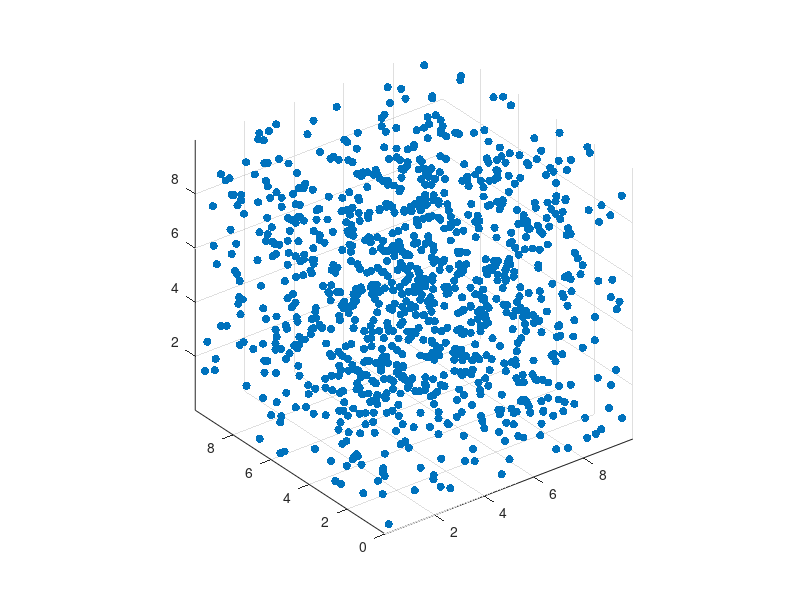
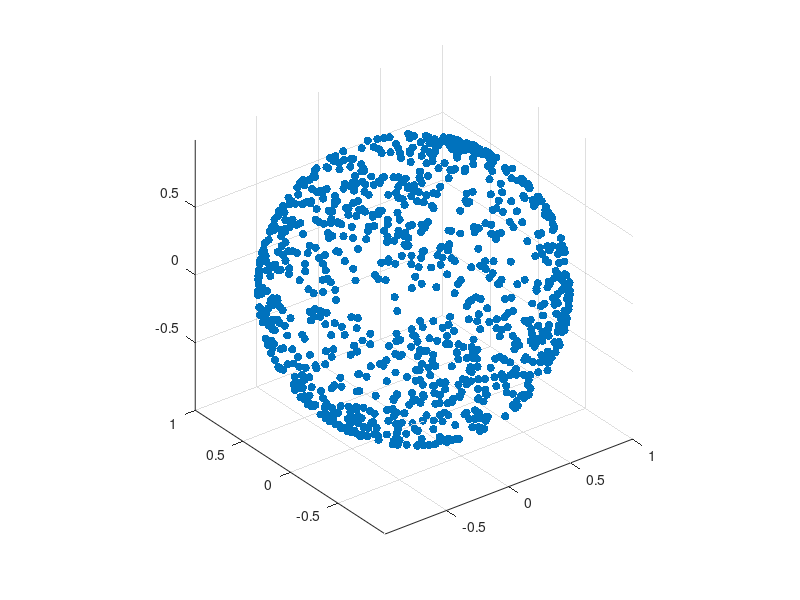

Write MATLAB code to recreate these figures, in order. (Note: this script raises an error after producing the figures.)
clear all;
close all;

%% problem
%points
p3d = rand(3, 1000)*10;

figure();
scatter3(p3d(1, :), p3d(2, :), p3d(3, :), 'filled');axis equal; hold on;

%observe
Rp = [1, 0, 0; 0, 2^-0.5, -(2^-0.5); 0, 2^-0.5, 2^-0.5];
tp = - Rp * [5; 5; 5];
Pp = [Rp, tp];
p2d = bsxfun(@plus, Rp * p3d, tp);
observe_err = rand(3, 1000)*0.01;
observe_err = bsxfun(@minus, observe_err, mean(observe_err, 2)); 
p2d = p2d + observe_err;
p2d = bsxfun(@rdivide, p2d, sqrt(sum(p2d.^2, 1)));


figure();
scatter3(p2d(1, :), p2d(2, :), p2d(3, :), 'filled');axis equal; hold on;

%% solver

% %simple p3p
% Pe = P3PSolver([p2d(:, 1:3); p3d(:, 1:3)]);
% 
% %evaluation
% figure();
% for jj = 1:1:length(Pe)
% p3d_reproj = bsxfun(@plus, Pe{jj}(1:3, 1:3) * p3d, Pe{jj}(1:3, 4));
% p3d_reproj = bsxfun(@rdivide, p3d_reproj, sqrt(sum(p3d_reproj.^2, 1)));
% err = sqrt(sum((p2d - p3d_reproj).^2, 1));
% plot(err);hold on;
% end

%ransac
[ P, inls ] = ht_simple_ransac_p3p( p2d, p3d, 0.1*pi/180 );

%nonlinear optimization
[P_optim] = PnP_mex_wrapper( p2d(:, inls), p3d(:, inls), P );

%local optimization
[ lo_P, lo_inls ] = ht_lo_ransac_p3p( p2d, p3d, 0.1*pi/180 );

%evaluation
figure();
p3d_reproj = bsxfun(@plus, P(1:3, 1:3) * p3d, P(1:3, 4));
p3d_reproj = bsxfun(@rdivide, p3d_reproj, sqrt(sum(p3d_reproj.^2, 1)));
err = sqrt(sum((p2d - p3d_reproj).^2, 1));
plot(err);hold on;
p3d_reproj = bsxfun(@plus, P_optim(1:3, 1:3) * p3d, P_optim(1:3, 4));
p3d_reproj = bsxfun(@rdivide, p3d_reproj, sqrt(sum(p3d_reproj.^2, 1)));
err_optim = sqrt(sum((p2d - p3d_reproj).^2, 1));
plot(err_optim);hold on;
p3d_reproj = bsxfun(@plus, lo_P(1:3, 1:3) * p3d, lo_P(1:3, 4));
p3d_reproj = bsxfun(@rdivide, p3d_reproj, sqrt(sum(p3d_reproj.^2, 1)));
lo_err = sqrt(sum((p2d - p3d_reproj).^2, 1));
plot(lo_err);hold on;

sum(err)
sum(err_optim)
sum(lo_err)


